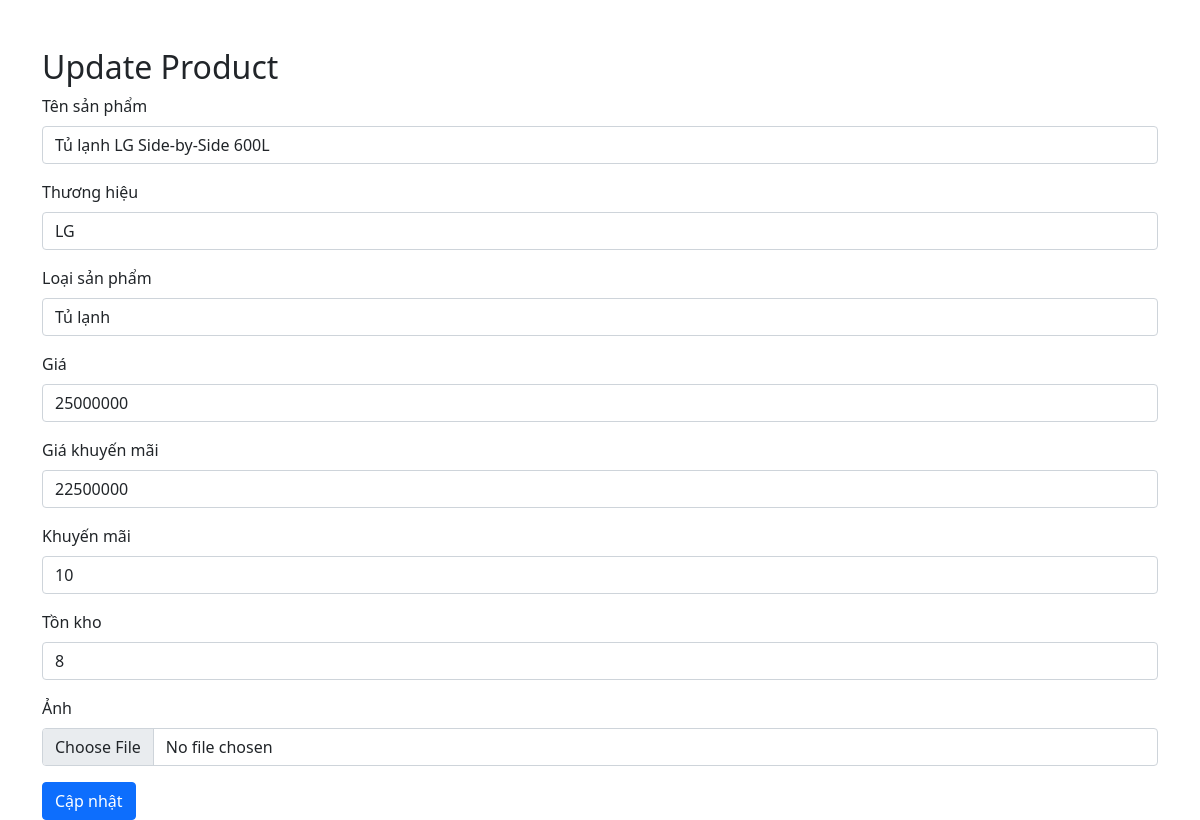
The app's page /Source/Admin/updateProduct.php?id=32 with its own data.
### tables this page shows
CREATE TABLE `product` (
  `product_id` int(11) NOT NULL,
  `product_name` varchar(100) DEFAULT NULL,
  `brand_id` int(11) DEFAULT NULL,
  `category_id` int(11) DEFAULT NULL,
  `price` int(11) DEFAULT NULL,
  `price_km` int(11) NOT NULL,
  `Km` int(11) NOT NULL,
  `img` varchar(100) DEFAULT NULL,
  `stock_quantity` int(11) DEFAULT NULL,
  `description` text DEFAULT NULL,
  `specification` text DEFAULT NULL
);

CREATE TABLE `brand` (
  `brand_id` int(11) NOT NULL,
  `brand_name` varchar(100) DEFAULT NULL,
  `description` varchar(100) DEFAULT NULL
);

CREATE TABLE `category` (
  `category_id` int(11) NOT NULL,
  `category_name` varchar(100) DEFAULT NULL
);

### Source/Admin/updateProduct.php (the view, shortened to what this page needs)
<?php
$pdo = new PDO("mysql:host=localhost;dbname=ql_cuahangdienmay", "root", "");
$pdo->setAttribute(PDO::ATTR_ERRMODE, PDO::ERRMODE_EXCEPTION);
if (isset($_GET['id'])) {
    $product_id = $_GET['id'];
    $sql = "SELECT * FROM product WHERE product_id = :product_id";
    $stmt = $pdo->prepare($sql);
    $stmt->bindParam(':product_id', $product_id, PDO::PARAM_INT);
    $stmt->execute();
    $product = $stmt->fetch(PDO::FETCH_ASSOC);
    $sql_brands = "SELECT * FROM brand";
    $stmt_brands = $pdo->query($sql_brands);
    $brands = $stmt_brands->fetchAll(PDO::FETCH_ASSOC);
    $sql_categories = "SELECT * FROM category";
    $stmt_categories = $pdo->query($sql_categories);
    $categories = $stmt_categories->fetchAll(PDO::FETCH_ASSOC);
} else {
    header("Location: admin.php");
    exit();
}
?>
<!DOCTYPE html>
<html lang="en">
<head>
    <link href="https://cdn.jsdelivr.net/npm/bootstrap@5.0.2/dist/css/bootstrap.min.css" rel="stylesheet"
>
</head>
<body>
    <div class="container mt-5">
        <h2>Update Product</h2>
        <form action="" method="POST" enctype="multipart/form-data">
            <div class="mb-3">
                <label for="product_name" class="form-label">Tên sản phẩm</label>
                <input type="text" class="form-control" id="product_name" name="product_name"
                    value="<?php echo htmlspecialchars($product['product_name']); ?>" required>
            </div>
            <div class="mb-3">
                <label for="brand_id" class="form-label">Thương hiệu</label>
                <select class="form-control" id="brand_id" name="brand_id" required>
                    <?php foreach ($brands as $brand) { ?>
                        <option value="<?php echo $brand['brand_id']; ?>" <?php echo $brand['brand_id'] == $product['brand_id'] ? 'selected' : ''; ?>>
                            <?php echo $brand['brand_name']; ?>
                        </option>
                    <?php } ?>
                </select>
            </div>
            <div class="mb-3">
                <label for="category_id" class="form-label">Loại sản phẩm</label>
                <select class="form-control" id="category_id" name="category_id" required>
                    <?php foreach ($categories as $category) { ?>
                        <option value="<?php echo $category['category_id']; ?>" <?php echo $category['category_id'] == $product['category_id'] ? 'selected' : ''; ?>>
                            <?php echo $category['category_name']; ?>
                        </option>
                    <?php } ?>
                </select>
            </div>
            <div class="mb-3">
                <label for="price" class="form-label">Giá</label>
                <input type="number" class="form-control" id="price" name="price"
                    value="<?php echo htmlspecialchars($product['price']); ?>" required>
            </div>
            <div class="mb-3">
                <label for="price_km" class="form-label">Giá khuyến mãi</label>
                <input type="number" class="form-control" id="price_km" name="price_km"
                    value="<?php echo htmlspecialchars($product['price_km']); ?>" required>
            </div>
            <div class="mb-3">
                <label for="km" class="form-label">Khuyến mãi</label>
                <input type="text" class="form-control" id="km" name="km"
                    value="<?php echo htmlspecialchars($product['Km']); ?>">
            </div>
            <div class="mb-3">
                <label for="stock_quantity" class="form-label">Tồn kho</label>
                <input type="number" class="form-control" id="stock_quantity" name="stock_quantity"
                    value="<?php echo htmlspecialchars($product['stock_quantity']); ?>" required>
            </div>
            <div class="mb-3">
                <label for="img" class="form-label">Ảnh</label>
                <input type="file" class="form-control" id="img" name="img">
            </div>
            <button type="submit" class="btn btn-primary">Cập nhật</button>
        </form>
    </div>
</body>
</html>

### records on screen
product: product_name "Tủ lạnh LG Side-by-Side 600L", brand_id "LG", category_id "Tủ lạnh", price "25000000", price_km "22500000", km "10", stock_quantity "8"
